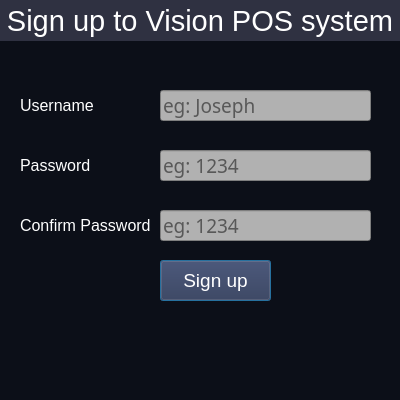
<?xml version="1.0" encoding="UTF-8"?>
<ui version="4.0">
 <class>Dialog</class>
 <widget class="QDialog" name="Dialog">
  <property name="geometry">
   <rect>
    <x>0</x>
    <y>0</y>
    <width>400</width>
    <height>400</height>
   </rect>
  </property>
  <property name="minimumSize">
   <size>
    <width>400</width>
    <height>400</height>
   </size>
  </property>
  <property name="maximumSize">
   <size>
    <width>400</width>
    <height>400</height>
   </size>
  </property>
  <property name="windowTitle">
   <string>Dialog</string>
  </property>
  <property name="styleSheet">
   <string notr="true">background-color: rgb(12, 15, 24);</string>
  </property>
  <widget class="QLabel" name="lbl_welcometext">
   <property name="geometry">
    <rect>
     <x>0</x>
     <y>0</y>
     <width>400</width>
     <height>41</height>
    </rect>
   </property>
   <property name="font">
    <font>
     <pointsize>22</pointsize>
    </font>
   </property>
   <property name="styleSheet">
    <string notr="true">color: rgb(255, 255, 255);
background-color: rgb(47, 49, 65);
</string>
   </property>
   <property name="frameShape">
    <enum>QFrame::NoFrame</enum>
   </property>
   <property name="text">
    <string>Sign up to Vision POS system</string>
   </property>
   <property name="alignment">
    <set>Qt::AlignCenter</set>
   </property>
  </widget>
  <widget class="QLabel" name="lbl_username">
   <property name="geometry">
    <rect>
     <x>20</x>
     <y>85</y>
     <width>91</width>
     <height>41</height>
    </rect>
   </property>
   <property name="font">
    <font>
     <pointsize>12</pointsize>
    </font>
   </property>
   <property name="styleSheet">
    <string notr="true">color: rgb(255, 255, 255);</string>
   </property>
   <property name="text">
    <string>Username</string>
   </property>
  </widget>
  <widget class="QLineEdit" name="username">
   <property name="geometry">
    <rect>
     <x>160</x>
     <y>90</y>
     <width>211</width>
     <height>31</height>
    </rect>
   </property>
   <property name="font">
    <font>
     <family>Franklin Gothic Book</family>
     <pointsize>14</pointsize>
     <weight>50</weight>
     <italic>false</italic>
     <bold>false</bold>
    </font>
   </property>
   <property name="styleSheet">
    <string notr="true">font: 14pt &quot;Franklin Gothic Book&quot;;
background-color: rgb(177, 177, 177);</string>
   </property>
   <property name="placeholderText">
    <string>eg: Joseph</string>
   </property>
  </widget>
  <widget class="QLabel" name="lbl_password">
   <property name="geometry">
    <rect>
     <x>20</x>
     <y>145</y>
     <width>111</width>
     <height>41</height>
    </rect>
   </property>
   <property name="maximumSize">
    <size>
     <width>16777144</width>
     <height>16777215</height>
    </size>
   </property>
   <property name="font">
    <font>
     <pointsize>12</pointsize>
    </font>
   </property>
   <property name="styleSheet">
    <string notr="true">color: rgb(255, 255, 255);</string>
   </property>
   <property name="text">
    <string>Password</string>
   </property>
  </widget>
  <widget class="QLineEdit" name="password">
   <property name="geometry">
    <rect>
     <x>160</x>
     <y>150</y>
     <width>211</width>
     <height>31</height>
    </rect>
   </property>
   <property name="font">
    <font>
     <family>Franklin Gothic Book</family>
     <pointsize>14</pointsize>
     <weight>50</weight>
     <italic>false</italic>
     <bold>false</bold>
    </font>
   </property>
   <property name="styleSheet">
    <string notr="true">font: 14pt &quot;Franklin Gothic Book&quot;;
background-color: rgb(177, 177, 177);</string>
   </property>
   <property name="placeholderText">
    <string>eg: 1234</string>
   </property>
  </widget>
  <widget class="QPushButton" name="signup_button">
   <property name="geometry">
    <rect>
     <x>160</x>
     <y>260</y>
     <width>111</width>
     <height>41</height>
    </rect>
   </property>
   <property name="font">
    <font>
     <pointsize>14</pointsize>
    </font>
   </property>
   <property name="styleSheet">
    <string notr="true">background-color: rgb(47, 49, 78);
color: rgb(255, 255, 255);</string>
   </property>
   <property name="text">
    <string>Sign up</string>
   </property>
   <property name="autoDefault">
    <bool>false</bool>
   </property>
   <property name="default">
    <bool>true</bool>
   </property>
   <property name="flat">
    <bool>false</bool>
   </property>
  </widget>
  <widget class="QLabel" name="lbl_confirmpassword">
   <property name="geometry">
    <rect>
     <x>20</x>
     <y>205</y>
     <width>141</width>
     <height>41</height>
    </rect>
   </property>
   <property name="maximumSize">
    <size>
     <width>16777144</width>
     <height>16777215</height>
    </size>
   </property>
   <property name="font">
    <font>
     <pointsize>12</pointsize>
    </font>
   </property>
   <property name="styleSheet">
    <string notr="true">color: rgb(255, 255, 255);</string>
   </property>
   <property name="text">
    <string>Confirm Password</string>
   </property>
  </widget>
  <widget class="QLineEdit" name="confirmpassword">
   <property name="geometry">
    <rect>
     <x>160</x>
     <y>210</y>
     <width>211</width>
     <height>31</height>
    </rect>
   </property>
   <property name="font">
    <font>
     <family>Franklin Gothic Book</family>
     <pointsize>14</pointsize>
     <weight>50</weight>
     <italic>false</italic>
     <bold>false</bold>
    </font>
   </property>
   <property name="styleSheet">
    <string notr="true">font: 14pt &quot;Franklin Gothic Book&quot;;
background-color: rgb(177, 177, 177);</string>
   </property>
   <property name="placeholderText">
    <string>eg: 1234</string>
   </property>
  </widget>
  <widget class="QLabel" name="ErrorLabel">
   <property name="geometry">
    <rect>
     <x>50</x>
     <y>330</y>
     <width>301</width>
     <height>41</height>
    </rect>
   </property>
   <property name="styleSheet">
    <string notr="true">color: rgb(255, 255, 255);</string>
   </property>
   <property name="text">
    <string/>
   </property>
   <property name="alignment">
    <set>Qt::AlignCenter</set>
   </property>
  </widget>
 </widget>
 <resources/>
 <connections/>
</ui>
